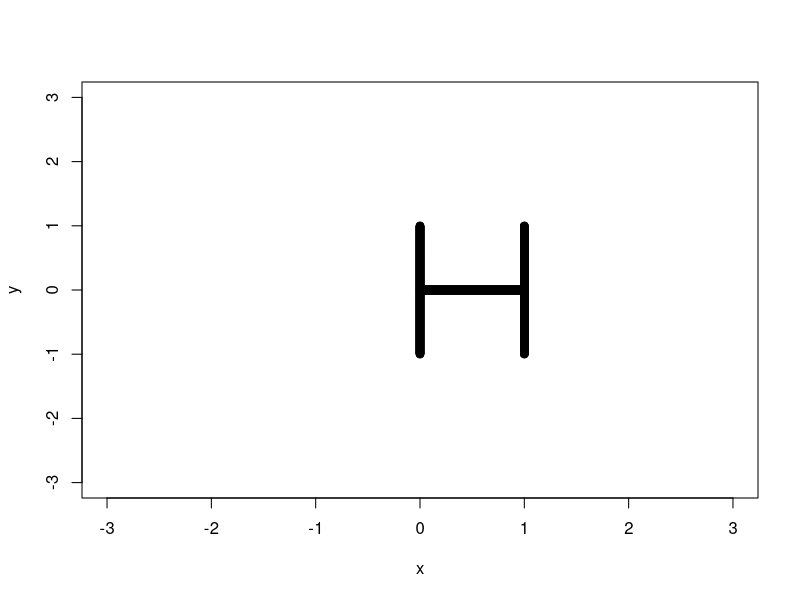

The R source for this figure:
x=c(rep(0,500),seq(0,1,length.out=1000), rep(1,500))

y=c(seq(-1,1,length.out=500),rep(0,1000), seq(-1,1,length.out=500))

#z=rbind(x,y)

plot(y~x, xlim=c(-3,3), ylim=c(-3,3))

